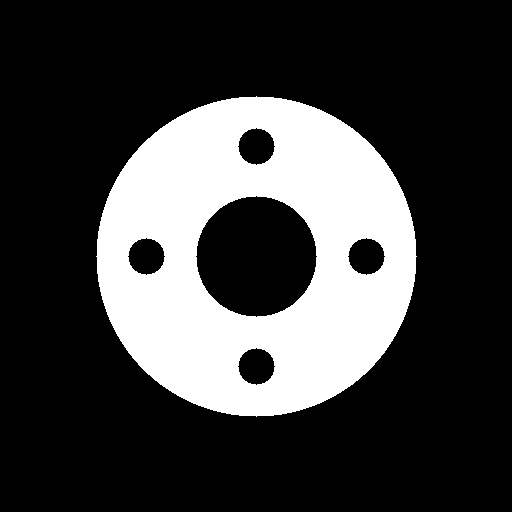
#> input picture images/raw/washer.png, 512 x 512 px; its folder holds only this picture in this run
$ python -i segmentation.py   (imports and definitions only)
#> lines starting #> are read from the running program, lines starting #| are printed output that depends on the picture; after the words box and inside, x2 and y2 are one past the last pixel; in counts of white or black regions, pixels touching at a corner belong together
"""
pipeline/segmentation.py
========================
Image segmentation using thresholding methods.

Methods implemented:
  - Global Thresholding (fixed threshold)
  - Otsu's Thresholding (automatic optimal threshold)
  - Adaptive Thresholding (local neighborhood-based)

Evaluation:
  - IoU (Intersection over Union) against ground-truth when available
  - Qualitative criteria when ground-truth is unavailable
"""

import cv2
import numpy as np


def global_threshold(image, thresh_value=127):
    """
    Apply global (fixed) thresholding.

    Pixels above thresh_value become 255 (white), others become 0 (black).

    Parameters
    ----------
    image : np.ndarray      Grayscale image (uint8).
    thresh_value : int       Threshold value (0–255).

    Returns
    -------
    np.ndarray  Binary mask (uint8, values 0 or 255).
    """
    _, binary = cv2.threshold(image, thresh_value, 255, cv2.THRESH_BINARY)
    return binary


def otsu_threshold(image):
    """
    Apply Otsu's automatic thresholding.

    Otsu's method finds the optimal threshold by minimizing intra-class
    variance. Best for bimodal histograms (clear object/background separation).

    Parameters
    ----------
    image : np.ndarray  Grayscale image (uint8).

    Returns
    -------
    tuple of (binary_mask, optimal_threshold)
        binary_mask : np.ndarray  Binary mask (uint8).
        optimal_threshold : float  The auto-computed threshold value.
    """
    optimal_thresh, binary = cv2.threshold(
        image, 0, 255, cv2.THRESH_BINARY + cv2.THRESH_OTSU
    )
    return binary, optimal_thresh


def adaptive_threshold(image, block_size=11, c_value=2,
                       method=cv2.ADAPTIVE_THRESH_GAUSSIAN_C):
    """
    Apply adaptive thresholding.

    Computes a local threshold for each pixel based on its neighborhood,
    making it robust to uneven illumination and local intensity variations.

    Parameters
    ----------
    image : np.ndarray    Grayscale image (uint8).
    block_size : int      Size of the local neighborhood (must be odd, >= 3).
    c_value : int         Constant subtracted from the mean.
    method : int          cv2.ADAPTIVE_THRESH_GAUSSIAN_C or
                           cv2.ADAPTIVE_THRESH_MEAN_C.

    Returns
    -------
    np.ndarray  Binary mask (uint8).
    """
    # Ensure block_size is odd and >= 3
    if block_size < 3:
        block_size = 3
    if block_size % 2 == 0:
        block_size += 1

    return cv2.adaptiveThreshold(
        image, 255, method, cv2.THRESH_BINARY, block_size, c_value
    )


# ---------------------------------------------------------------------------
# Evaluation metrics
# ---------------------------------------------------------------------------

# [24 lines left out: function compute_iou, not called in this run]


def evaluate_segmentation(image, ground_truth=None, thresh_value=127,
                          block_size=11, c_value=2):
    """
    Apply all three thresholding methods and evaluate them.

    Parameters
    ----------
    image : np.ndarray
        Grayscale restored image.
    ground_truth : np.ndarray or None
        Ground-truth binary mask. If provided, IoU is computed.
    thresh_value : int
        Threshold for global thresholding.
    block_size : int
        Block size for adaptive thresholding.
    c_value : int
        C value for adaptive thresholding.

    Returns
    -------
    dict  {method_name: {'mask': binary_mask, 'iou': float or None, ...}}
    """
    results = {}

    # Global thresholding
    global_mask = global_threshold(image, thresh_value)
    results["Global"] = {
        "mask": global_mask,
        "params": f"threshold={thresh_value}",
    }

    # Otsu's thresholding
    otsu_mask, otsu_thresh = otsu_threshold(image)
    results["Otsu"] = {
        "mask": otsu_mask,
        "params": f"auto_threshold={otsu_thresh:.1f}",
    }

    # Adaptive thresholding
    adapt_mask = adaptive_threshold(image, block_size, c_value)
    results["Adaptive"] = {
        "mask": adapt_mask,
        "params": f"blockSize={block_size}, C={c_value}",
    }

    # Compute IoU if ground truth is available
    for name in results:
        if ground_truth is not None:
            results[name]["iou"] = compute_iou(results[name]["mask"], ground_truth)
        else:
            results[name]["iou"] = None

    return results


# [19 lines left out: function select_best_segmentation, not called in this run]

>>> import cv2
>>> picture = cv2.imread('../images/raw/washer.png', cv2.IMREAD_GRAYSCALE)
#> picture: shape (512, 512); 24.8% white; 1 white region, box (x1, y1, x2, y2) and area: (96, 96, 417, 417) 65056
>>> result = evaluate_segmentation(picture)
#> in otsu_threshold, `optimal_thresh, binary = cv2.threshold( image, 0, 255, cv2.THRESH_BINA..`: optimal_thresh = 0
#> in adaptive_threshold, `return cv2.adaptiveThreshold( image, 255, method, cv2.THRESH_BINARY, b..`:
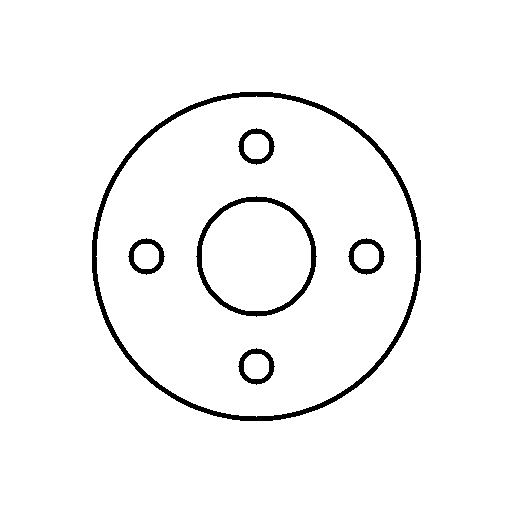
#> returned value: shape (512, 512); 96.7% white; 6 black regions, box (x1, y1, x2, y2) and area: (92, 92, 421, 421) 4924, (196, 196, 317, 317) 1760, (238, 128, 275, 165) 476, (128, 238, 165, 275) 476, (348, 238, 385, 275) 476, (238, 348, 275, 385) 476
#> the loop in evaluate_segmentation, `for name in results:` made 3 passes
#> name on passes 1 to 3: 'Global', 'Otsu', 'Adaptive'
#> after the loop in evaluate_segmentation, `for name in results:`: results = 3 items
#> result = 3 items
